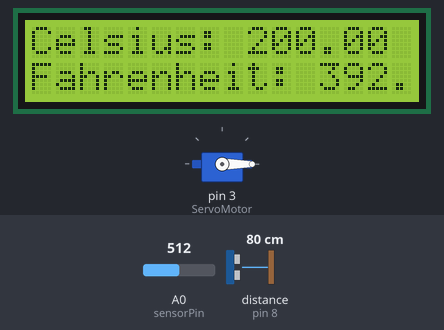
Bench run of a sketch on a simulated Arduino Uno, built with avr-gcc and run on an emulated ATmega328P. On the bench: 16×2 character LCD, servo. Wiring (inferred from the names in the program): ultrasonic range finder: trigger pin 7; echo pin 8. Inputs (shaded band) come from the test bench; at power-on: distance to the obstacle (sensor on pin 8) 80 cm, A0 (sensorPin) = 512. The echo pulse lasts 58.3 µs per cm; what the sketch prints to the serial monitor is not drawn.

Above: at 1.2 s.
1.3 s: distance to the obstacle (sensor on pin 8) set to 9 cm
At 2.8 s:
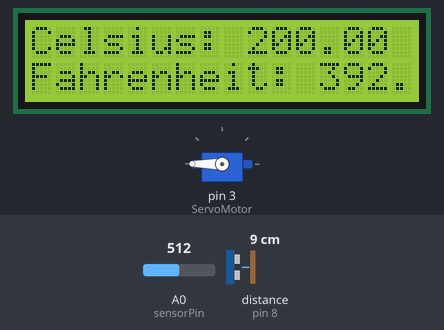
5.4 s: A0 (sensorPin) set to 306
At 7.2 s:
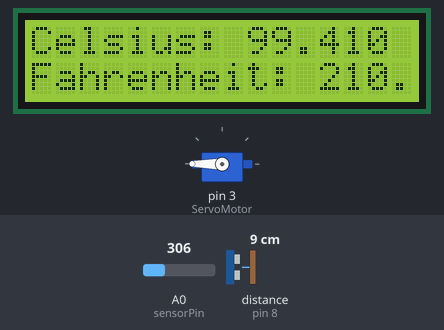
9.5 s: A0 (sensorPin) set to 187
At 11.2 s:
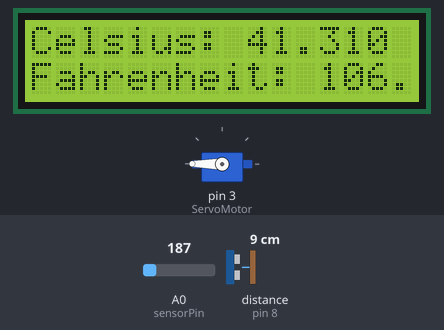
12.9 s: A0 (sensorPin) set to 165
At 13.9 s:
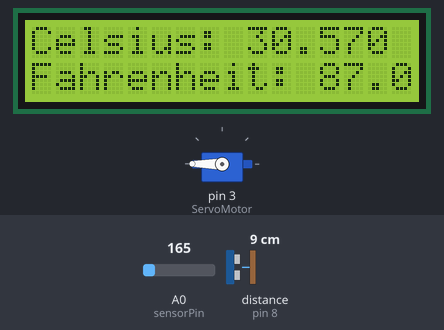
15.0 s: distance to the obstacle (sensor on pin 8) set to 11 cm
At 16.6 s:
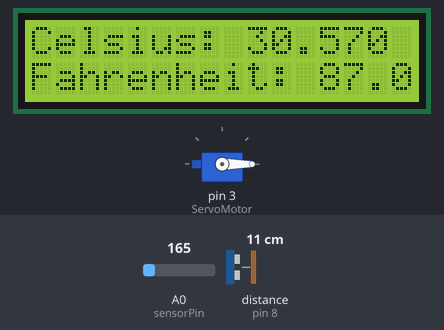
17.1 s: distance to the obstacle (sensor on pin 8) set to 2 cm
At 18.1 s:
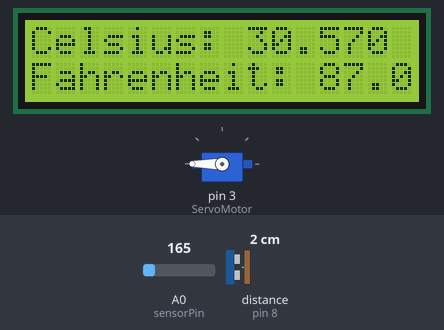
Timing chart, 0 to 20.1 s (numbered marks = the images above; inputs shaded):
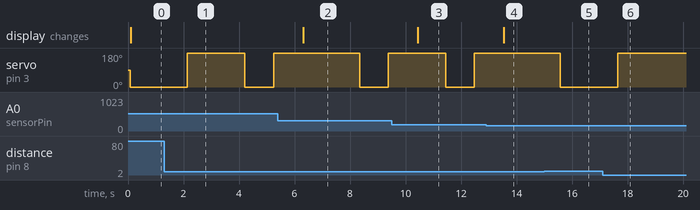

Measured:
- the behaviour switches between 9 and 10 cm on distance to the obstacle (sensor on pin 8) (found by bisection; images 4 and 5)
- after the input at 1.3 s, servo on pin 3 (ServoMotor): 0° → 180° after 0.84 s, → 0° 2.1 s later, → 180° 1.0 s later
- after the input at 5.4 s, the display: changes after 0.91 s (image 2)
- after the input at 9.5 s, the display: changes after 0.94 s (image 3)
- after the input at 12.9 s, servo on pin 3 (ServoMotor): stays 180° (without the input it goes to 0° after 1.6 s); the display: changes after 0.64 s (image 4)
- after the input at 15.0 s, servo on pin 3 (ServoMotor): 180° → 0° after 0.58 s
- after the input at 17.1 s, servo on pin 3 (ServoMotor): 0° → 180° after 0.54 s

The sketch:

code.ino
```cpp
#include <LiquidCrystal_I2C.h>
#include <Servo.h>


LiquidCrystal_I2C lcd(0x27, 16, 2);


int sensorPin = A0;
const int trigPin = 7;
const int echoPin = 8;


Servo ServoMotor;


void setup() {
  lcd.init();
  lcd.backlight();
  ServoMotor.attach(3);
  pinMode(trigPin, OUTPUT);
  pinMode(echoPin, INPUT);
  Serial.begin(9600);
}


void loop() {
  int sensorValue = analogRead(sensorPin);


  float voltage = sensorValue * (5.0 / 1024.0);
  float temperatureC = (voltage - 0.5) * 100.0;
  float temperatureF = (temperatureC * 9.0 / 5.0) + 32.0;
  float cm = getDistance();


  Serial.println(cm);
  if (cm < 9) {
    ServoMotor.write(180); // Open
  } else {
    ServoMotor.write(0);   // Close
  }
  lcd.setCursor(0, 0);
  lcd.print("Celsius: ");
  lcd.print(temperatureC);
  lcd.setCursor(0, 1);
  lcd.print("Fahrenheit: ");
  lcd.print(temperatureF);
  delay(1000);
}


float getDistance() {
  digitalWrite(trigPin, HIGH);
  delayMicroseconds(10);
  digitalWrite(trigPin, LOW);


  unsigned long duration = pulseIn(echoPin, HIGH);
  float distance = (duration * 0.0343) / 2;
  return distance;
}
```
